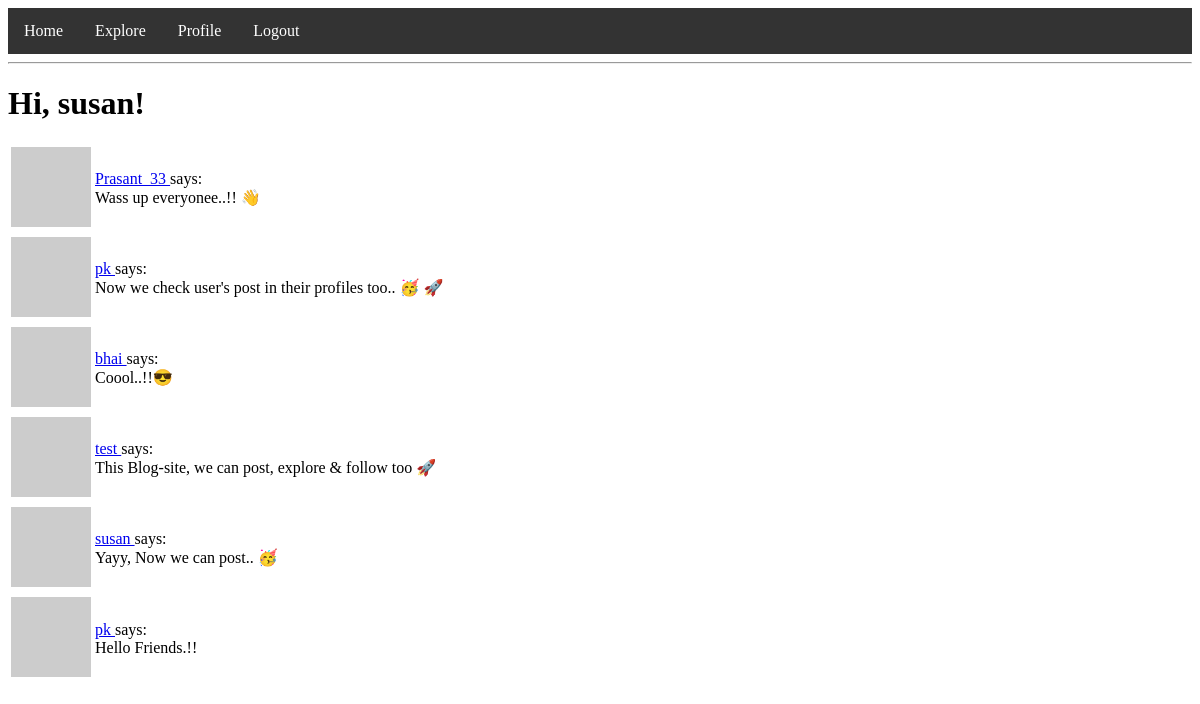
The page /explore (signed in) on the database as committed earlier.
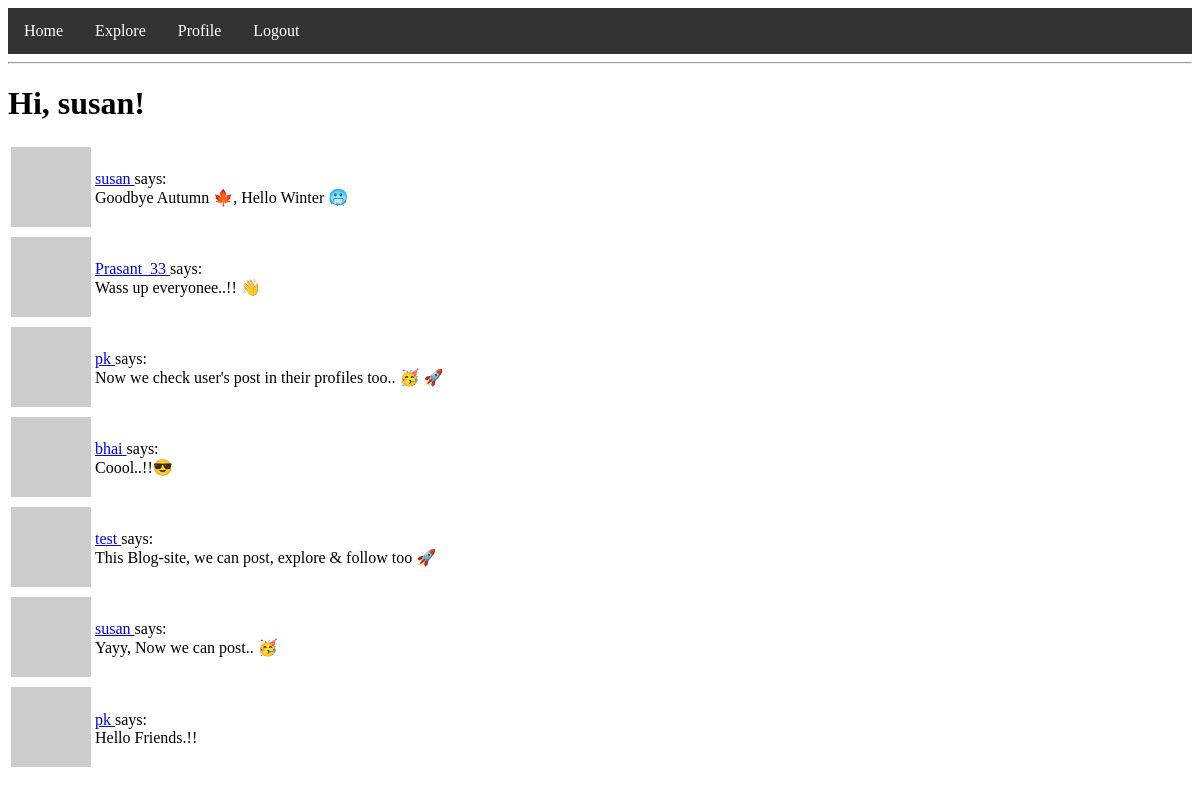
The same page on the database as committed later.
### app/models.py (models this page shows, shortened)
class User(UserMixin, db.Model):
    id = db.Column(db.Integer, primary_key=True)
    username = db.Column(db.String(64), index=True, unique=True)
    email = db.Column(db.String(120), index=True, unique=True)
    password_hash = db.Column(db.String(128))
    posts = db.relationship('Post', backref='author', lazy='dynamic')
    about_me = db.Column(db.String(140))
    last_seen = db.Column(db.DateTime, default=datetime.utcnow)
    def avatar(self, size):
        digest = md5(self.email.lower().encode('utf-8')).hexdigest()
        return 'https://www.gravatar.com/avatar/{}?d=identicon&s={}'.format(digest, size)
    followed = db.relationship(
        'User', secondary=followers,
        primaryjoin=(followers.c.follower_id == id),
        secondaryjoin=(followers.c.followed_id == id),
        backref=db.backref('followers', lazy='dynamic'), lazy='dynamic')

class Post(db.Model):
    id = db.Column(db.Integer, primary_key=True)
    body = db.Column(db.String(180))
    timestamp = db.Column(db.DateTime, index=True, default=datetime.utcnow)
    user_id = db.Column(db.Integer, db.ForeignKey('user.id'))

### app/routes.py (the view)
@app.route('/explore')
@login_required
def explore():
    page = request.args.get('page', 1, type=int)
    posts = Post.query.order_by(Post.timestamp.desc()).paginate(
        page, app.config['POSTS_PER_PAGE'], False)
    next_url = url_for('explore', page=posts.next_num) \
        if posts.has_next else None
    prev_url = url_for('explore', page=posts.prev_num) \
        if posts.has_prev else None
    return render_template('index.html', title='Explore', posts=posts.items,
                        next_url=next_url, prev_url=prev_url)

### app/models.py (called while the page is built)
@login.user_loader
def load_user(id):
    return User.query.get(int(id))

### app/routes.py (called while the page is built)
@app.before_request
def before_request():
    if current_user.is_authenticated:
        current_user.last_seen = datetime.utcnow()
        db.session.commit()

### app/templates/index.html (shortened to what this page needs)
{% extends "base.html" %}
{% block content %}
    <h1>Hi, {{ current_user.username }}!</h1>
    {% for post in posts %}
        {% include '_post.html' %}
    {% endfor %}
{% endblock %}

### app/templates/base.html (shortened to what this page needs)
<!DOCTYPE html>
<html lang="en">
<head>
    <link rel="stylesheet" href="{{ url_for('static', filename='/style.css') }}">
</head>
<body>
    <div>
        <ul class="nav">
            <li><a class="_active" href="{{ url_for('index') }}">Home</a> </li>
            <li><a href="{{ url_for('explore') }}">Explore</a> </li>
            {% if current_user.is_anonymous %}
            <li><a class="_active" href="{{ url_for('login') }}">Login</a> </li>
            {% else %}
            <li><a href="{{ url_for('user', username=current_user.username) }}">Profile</a> </li>
            <li><a href="{{ url_for('logout') }}">Logout</a> </li>
            {% endif %}
        </ul>
    </div>
    <hr>
    <div class="container">
        {% block content %}{% endblock %}
    </div>
</body>
</html>

### app/templates/_post.html
<table>
    <tr valing='top'>
        <td><img src="{{ post.author.avatar(36) }} " alt="user avatar"></td>
        <td>
            <a href="{{ url_for('user', username=post.author.username) }}  ">
            {{ post.author.username }}
            </a>
            says: <br> {{ post.body }}
        </td>
    </tr>
</table>

### app/static/style.css (style rules this page uses)
.nav { list-style-type: none; margin: 0; padding: 0; overflow: hidden; background-color: #333; }
li { float: left; }
li a { display: block; color: white; text-align: center; padding: 14px 16px; text-decoration: none; }

Rows that differ between the two databases and show on the page:
added Post: author.username "susan", body "Goodbye Autumn 🍁, Hello Winter 🥶"
